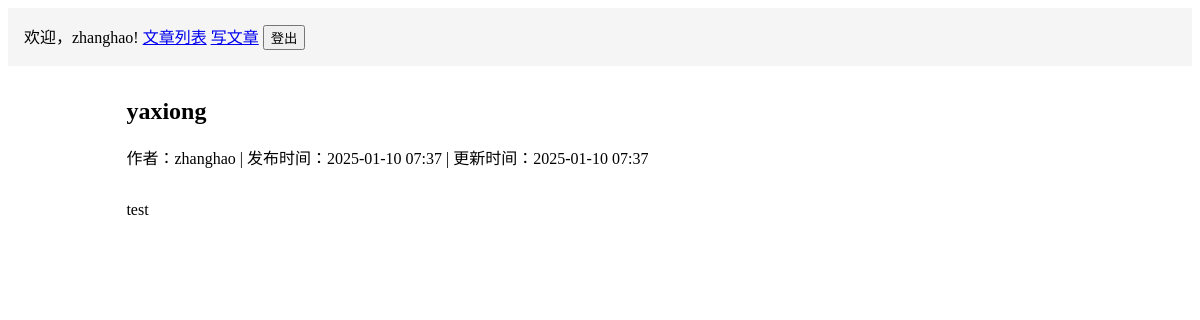
/articles/3/ (signed in), run on the app's committed database.
### articles/models.py (models this page shows, shortened)
class Article(models.Model):
    title = models.CharField('标题', max_length=200)
    content = models.TextField('内容')
    created_at = models.DateTimeField('创建时间', auto_now_add=True)
    updated_at = models.DateTimeField('更新时间', auto_now=True)
    author = models.ForeignKey(User, verbose_name='作者', on_delete=models.CASCADE)
    class Meta:
        verbose_name = '文章'
        verbose_name_plural = '文章'
        ordering = ['-created_at']

### articles/views.py (the view)
# urls.py: path('<int:pk>/', views.article_detail, name='detail'),
@login_required
def article_detail(request, pk):
    article = get_object_or_404(Article, pk=pk)
    return render(request, 'articles/detail.html', {'article': article})

### articles/templates/articles/detail.html (shortened to what this page needs)
{% extends "articles/base.html" %}
{% block content %}
<article>
    <h1>{{ article.title }}</h1>
    <p>
        作者：{{ article.author.username }} |
        发布时间：{{ article.created_at|date:"Y-m-d H:i" }}
        {% if article.updated_at != article.created_at %}
            | 更新时间：{{ article.updated_at|date:"Y-m-d H:i" }}
        {% endif %}
    </p>
    <div class="article-content" style="margin-top: 2em;">
        {{ article.content|linebreaks }}
    </div>
</article>
{% endblock %}

### articles/templates/articles/base.html (shortened to what this page needs)
<!DOCTYPE html>
<html>
<head>
</head>
<body>
    <div class="header">
        {% if user.is_authenticated %}
            <span>欢迎，{{ user.username }}!</span>
            <a href="{% url 'articles:list' %}">文章列表</a>
            <a href="{% url 'articles:create' %}">写文章</a>
            <form method="post" action="{% url 'logout' %}" style="display: inline;">
                <button type="submit">登出</button>
            </form>
        {% else %}
            <a href="{% url 'login' %}">登录</a>
        {% endif %}
    </div>
    <div class="content">
        {% block content %}
        {% endblock %}
    </div>
</body>
</html>

### articles/templates/articles/base.html (style rules this page uses)
.header { padding: 1em; background: #f5f5f5; margin-bottom: 2em; }
.content { width: 80%; margin: 0 auto; }

### data on the page
Article: title "yaxiong", author.username "zhanghao", created_at "2025-01-10 07:37", updated_at "2025-01-10 07:37", content "test"

### other printed values
{{ user.username }} "zhanghao"
